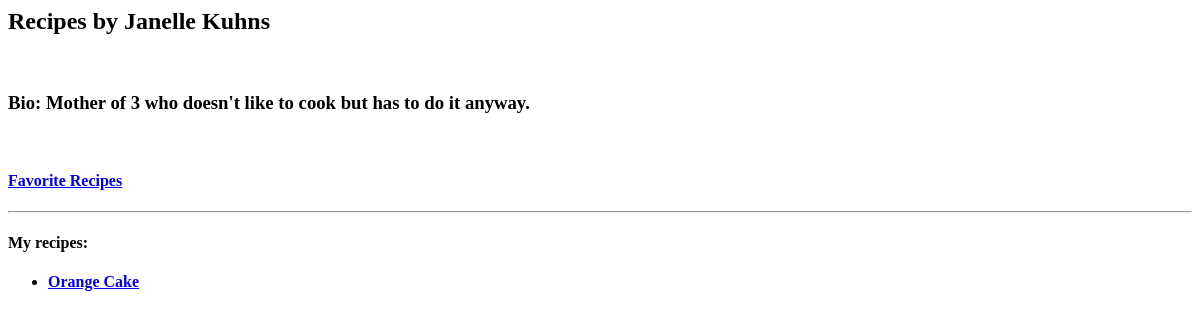
/author/1/, run on an earlier commit of the app's database.
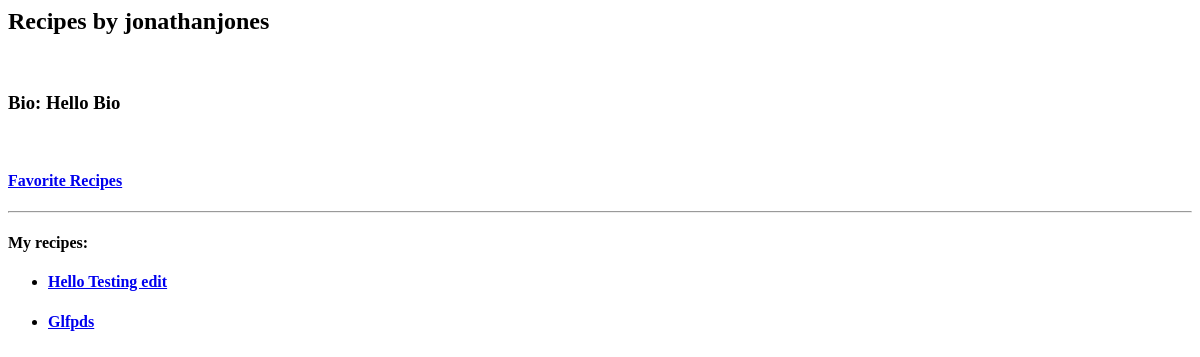
And on a later commit of the database.
### recipes/models.py (models this page shows, shortened)
class Author(models.Model):
    name = models.CharField(max_length=50)
    bio = models.TextField()
    user = models.OneToOneField(User, on_delete=models.CASCADE, null=True, blank=True)

class Recipe(models.Model):
    title = models.CharField(max_length=30)
    author = models.ForeignKey(Author, on_delete=models.CASCADE)
    description = models.TextField()
    time_required = models.CharField(max_length=50)
    instructions = models.TextField()
    favorited_by = models.ManyToManyField(
        Author,
        symmetrical=False,
        blank=True,
        related_name='favorites'
    )

### recipes/views.py (the view)
# urls.py: path('author/<int:author_id>/', views.author_detail),
def author_detail(request, author_id):
    author = Author.objects.get(id=author_id)
    recipes = Recipe.objects.filter(author=author)
    return render(request, 'author_detail.html', {
        'author': author,
        'recipes': recipes
    })

### recipes/templates/author_detail.html (shortened to what this page needs)
<h2> Recipes by {{author.name}}</h2>
<h3>Bio: {{author.bio}}</h3>
<h4><a href="{% url 'favorites' author.id %}">Favorite Recipes</a></h4>
<hr>
<h4>My recipes:</h4>
<ul>
    {% for recipe in recipes %}
    <li>
        <h4>
            <a href="/recipe/{{recipe.id}}"> {{ recipe.title }} </a>
        </h4>
    </li>
    {% endfor %}
</ul>

What changed in the data, as far as the page shows it:
removed Recipe: title "Orange Cake"
changed Author: name "Janelle Kuhns" → "jonathanjones"; bio "Mother of 3 who doesn't like to cook but has to do it anyway." → "Hello Bio"
added Recipe: title "Hello Testing edit"
now on this page (row edited): Recipe: title "Glfpds"
